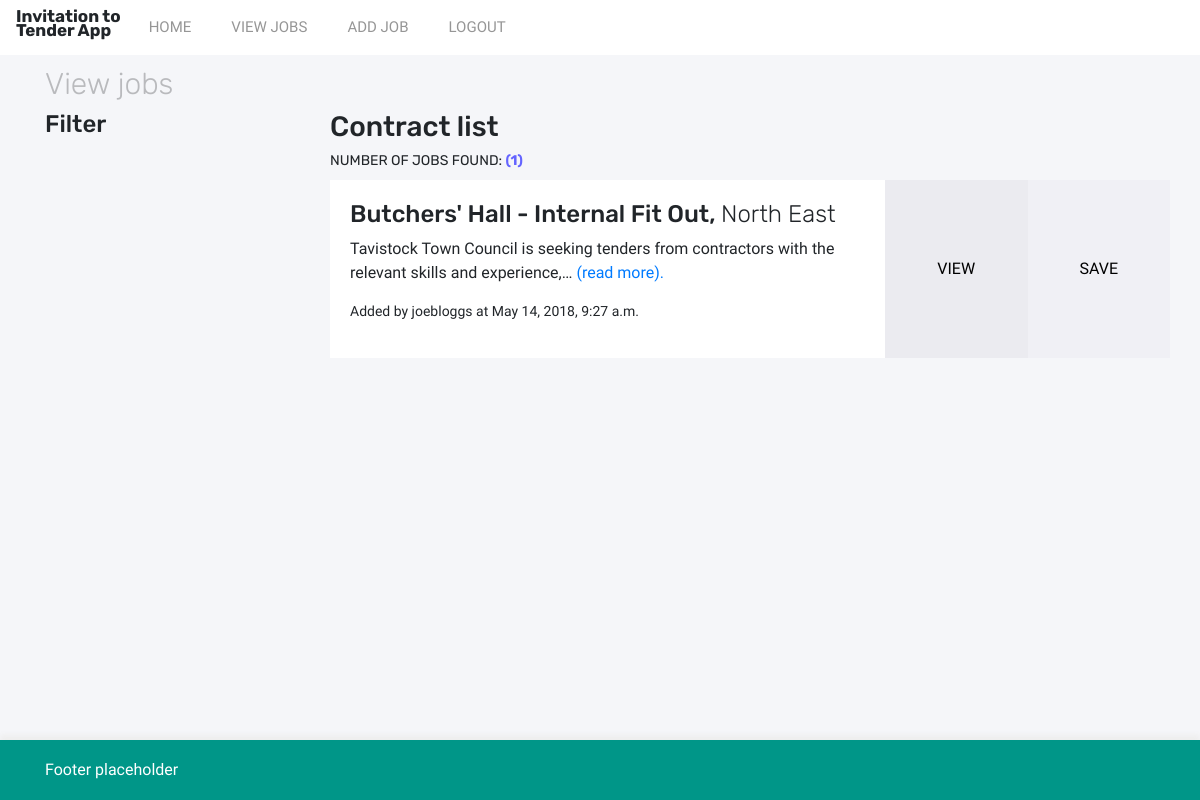
Page /prototype/view_jobs/ (signed in) on the earlier database version.
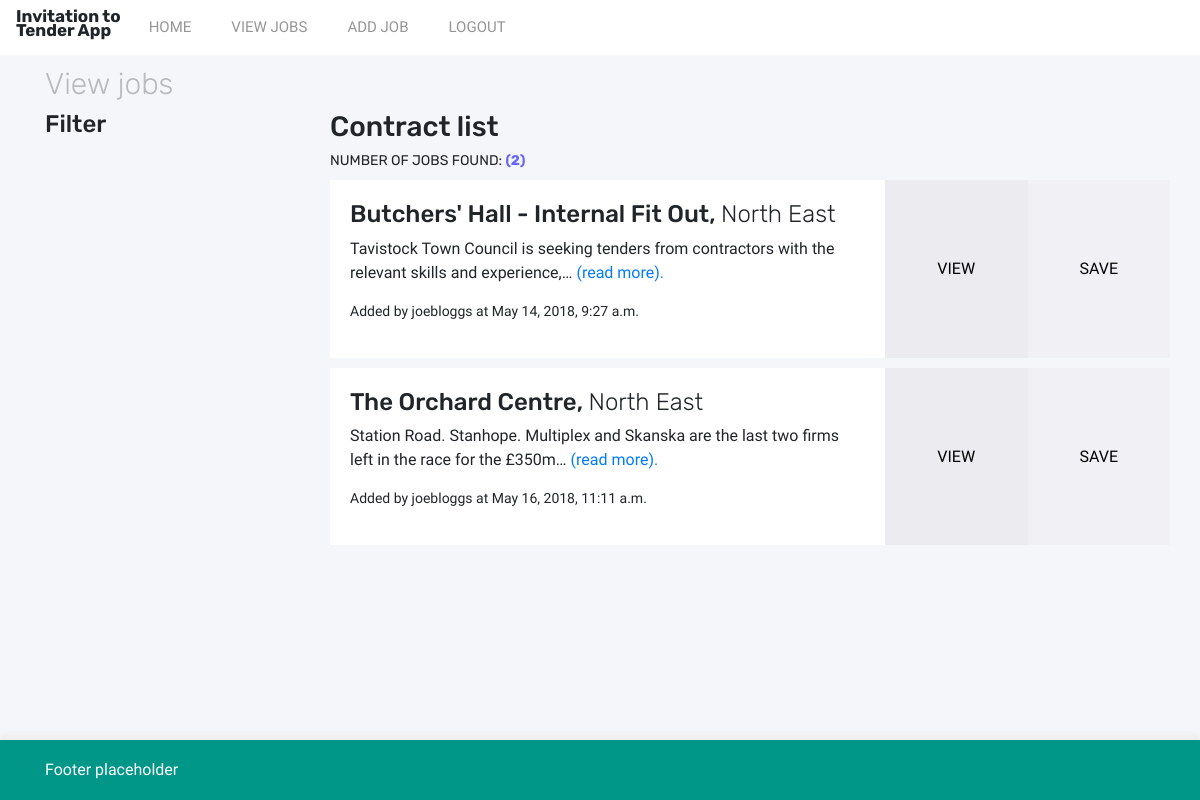
Same page on the later database version.
### prototype/models.py (models this page shows, shortened)
class Job(models.Model):
    name = models.CharField(max_length=200, help_text="Enter a job name")
    description = models.TextField(max_length=750, help_text="Enter job description", null=True, blank=True)
    value = models.IntegerField(null=True, blank=True, help_text="Enter job value")
    company = models.ForeignKey('Company', on_delete=models.SET_NULL, null=True)
    added = models.DateTimeField(auto_now_add=True)
    region = models.ForeignKey('Region', on_delete=models.SET_NULL, null=True)
    added_by = models.ForeignKey(settings.AUTH_USER_MODEL, on_delete=models.CASCADE, null=True)
    closing_date = models.DateTimeField("Enter ending date:")
    trade = models.ManyToManyField(Trade)
    def get_absolute_url(self):
        return reverse('job_detail', args=[str(self.id)])

class Region(models.Model):
    name = models.CharField(max_length=100, help_text="Enter region")
    def __str__(self):
        return self.name

class CustomUser(AbstractUser):
    name = models.CharField(blank=True, max_length=255)
    first_name = models.CharField(max_length=100, blank=True)
    second_name = models.CharField(max_length=100, blank=True)
    company = models.ForeignKey('Company', on_delete=models.SET_NULL, null=True)
    def __str__(self):
        return self.username

### prototype/views.py (the view)
# urls.py: path('view_jobs/', views.ViewJobs.as_view(), name='view_jobs'),
class ViewJobs(LoginRequiredMixin, generic.ListView):
    login_url = '/prototype/login/'
    template_name = 'view_jobs.html'
    def get(self, request, *args, **kwargs):
        user = self.request.user.id
        job_list = Job.objects.exclude(added_by__exact=user)
        return render(request, self.template_name, {'job_list': job_list})

### prototype/templates/view_jobs.html
{% extends 'base.html' %}
{% block content %}
<div class="row">
  <div class="col">
    <h1 class="page-title">View jobs</h1>
  </div>
</div>
<div class="row">
  <div class="col-3">
    <h4>Filter</h4>
  </div>
  <div class="col-9">
    <h3>Contract list</h3>
    {% if job_list %}
      <h3 class="panel-title">Number of jobs found: <span class="db-counter">({{job_list|length}})</span></h3>
      {% for j in job_list %}
        <div class="job-list-panel">
          <div class="row" style="height: 100%;">
            <div class="col-sm-8">
              <div class="job-list-panel-details">
                <h4 class="job-title">{{j.name}}, <span class="job-title-region">{{j.region}}</span></h4>
                <p>{{j.description|truncatechars:100}} <a href="{{j.get_absolute_url}}">(read more).</a></p>
                <p class="job-list-panel-added-by">Added by {{j.added_by}} at {{j.added}}</p>
              </div>
            </div>
            <div class="col-sm view-job">
              <a href="{{j.get_absolute_url}}" class="job-detail-icon">View</a>
            </div>
            <div class="col-sm save-job">
              <a href="#" class="job-detail-icon">Save</a>
            </div>
          </div>
        </div>
      {% endfor %}
    {% else %}
    <p>No jobs found.</p>
    {% endif %}
  </div>
</div>
{% endblock %}

Differences in the rows shown:
added Job: name "The Orchard Centre", region "North East", description "Station Road. Stanhope. Multiplex and Skanska are the last two firms left in the race for the £350m…", added_by "joebloggs", added "May 16, 2018, 11:11 a.m."
Other differences:
{{ job_list|length }}: "1" → "2"
